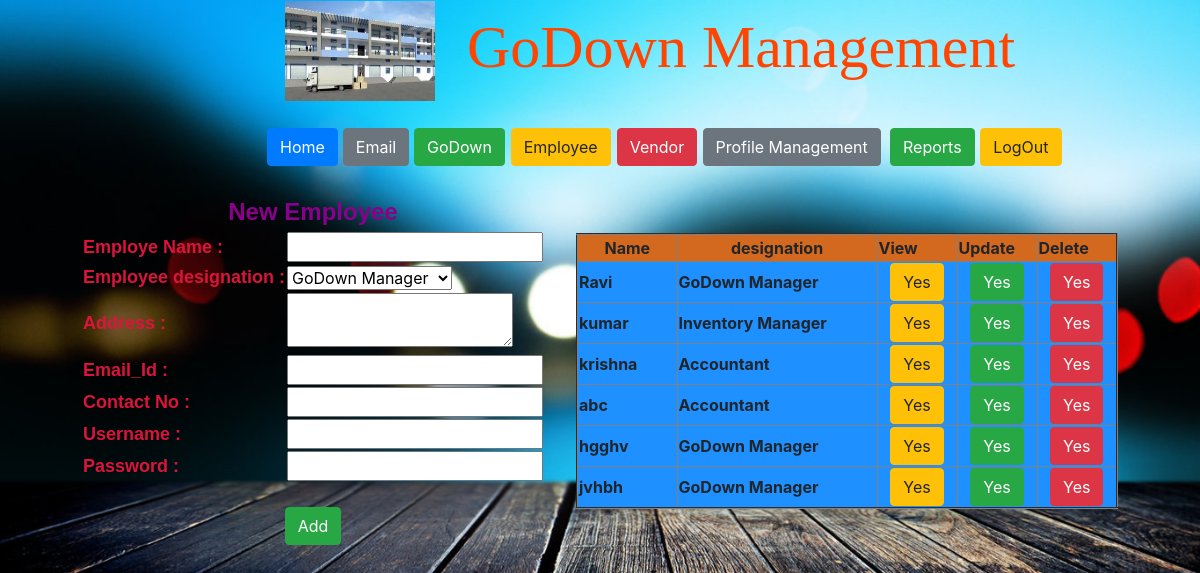
Screenshot of /gd_admin/admin_employee/ with the database file from the repository.
### gd_admin/models.py (models this page shows)
class Employee(models.Model):
    name = models.CharField(max_length=50)
    designation = models.CharField(max_length=30)
    address = models.TextField(max_length=400)
    email = models.EmailField()
    contact = models.IntegerField()
    username = models.CharField(max_length=30,primary_key=True)
    password = models.CharField(max_length=50)

### gd_admin/views.py (the view)
# urls.py: path('admin_employee/',views.admin_Employee,name='admin_employee'),
def admin_Employee(request):
    qs = Employee.objects.all()
    return render(request, 'gd_admin/admin_employee.html', {'employee_data': qs})

### templates/gd_admin/admin_employee.html (shortened to what this page needs)
<!DOCTYPE html>
<html lang="en">
<head>
{% load staticfiles %}
</head>
<body  background="{% static 'images/gd1.jpg' %}">
{% include 'gd_home/title.html' %}
{% include 'gd_admin/admin_menu.html' %}
<br>
<table align="center">
    <tr>
        <th>
            <form action="{% url 'admin_add_employee' %}" method="post">
<table align="center">
    <tr>
        <th colspan="2">
            <center><font size="5" color="#8b008b" face="Arial ">
               New Employee<br>
            </font></center>
        </th>
    </tr>
    <tr>
        <th><font size="4" color="#dc143c" face="Arial">Employe Name :</font></th>
        <th><input type="text" required name="name"></th>
    </tr>
    <tr>
        <th><font size="4" color="#dc143c" face="Arial">Employee designation : </font></th>
        <th><select name="designation" required>
            <option>GoDown Manager</option>
        </select></th>
    </tr>
    <tr>
        <th><font size="4" color="#dc143c" face="Arial">Address :</font></th>
        <th><textarea name="address" required></textarea></th>
    </tr>
    <tr>
        <th><font size="4" color="#dc143c" face="Arial">Email_Id :</font></th>
        <th><input type="email" required name="email"></th>
    </tr>
    <tr>
        <th><font size="4" color="#dc143c" face="Arial">Contact No :</font></th>
        <th><input type="number" required name="contact"></th>
    </tr>
    <tr>
        <th><font size="4" color="#dc143c" face="Arial">Username :</font></th>
        <th><input type="text" required name="username"></th>
    </tr>
    <tr>
        <th><font size="4" color="#dc143c" face="Arial">Password :</font></th>
        <th><input type="password" required name="password"></th>
    </tr>
    <tr>
        <th colspan="2"><br>
            <center><button type="submit" class="btn btn-success">Add</button></center>
        </th>
    </tr>
    <tr>
        <th colspan="2">
        </th>
    </tr>
</table>
</form>
        </th>
    <th width="30"></th>
        {% if employee_data %}
        <th>
            <table align="center" border="2">
                <tr bgcolor="#d2691e">
                    <th width="100"><center>Name</center></th>
                    <th width="200"><center>designation</center></th>
                    <th width="80">View</th>
                    <th width="80">Update</th>
                    <th width="80">Delete</th>
                </tr>
                {% for x in employee_data %}
                    <tr bgcolor="#1e90ff">
                    <th width="100">{{ x.name }}</th>
                    <th width="80">{{ x.designation }}</th>
                    <th width="80">
                        <form action="{% url 'admin_view_employee' %}" method="post">
                            <center><button type="submit" class="btn btn-warning">Yes</button></center>
                        </form>
                    </th>
                    <th width="80">
                        <form action="{% url 'update_employee' %}" method="post">
                            <center><button type="submit" class="btn btn-success">Yes</button></center>
                        </form>
                    </th>
                    <th width="80">
                        <form action="{% url 'admin_delete_employee' %}" method="post">
                            <center><button type="submit" class="btn btn-danger">Yes</button></center>
                        </form>
                    </th>
                </tr>
                {% endfor %}
            </table>
        </th>
        {% endif %}
    </tr>
</table>
</body>
</html>

### templates/gd_admin/admin_employee.html (style rules this page uses)
body { text-align: center; background-size: cover; background-repeat:no-repeat; }

### rows the page displays
Employee: name "Ravi", designation "GoDown Manager"
Employee: name "kumar", designation "Inventory Manager"
Employee: name "krishna", designation "Accountant"
Employee: name "abc", designation "Accountant"
Employee: name "hgghv", designation "GoDown Manager"
Employee: name "jvhbh", designation "GoDown Manager"
